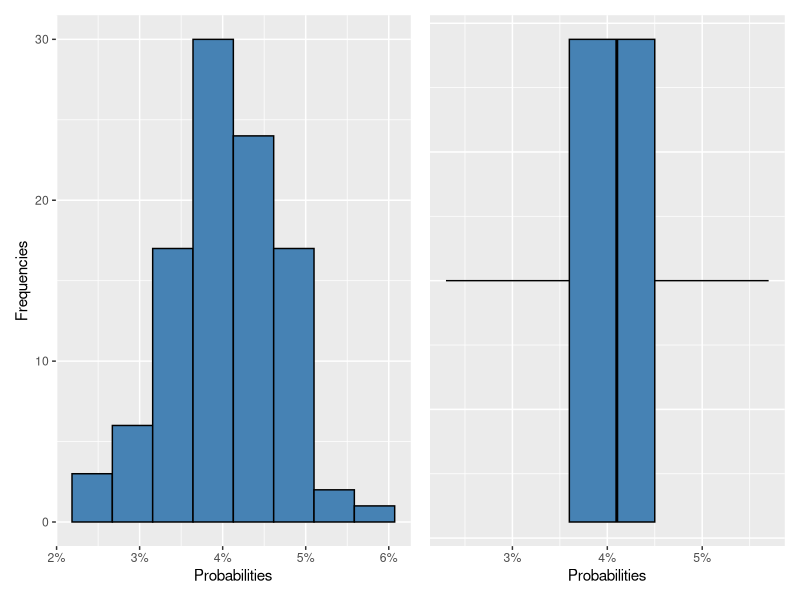

The R script that drew this image: (Note: a time limit stopped this script after it produced the figure.)
## ---- chunk 1
knitr::opts_chunk$set(
  fig.align = "center",
  out.width = "100%",
  tidy = "styler",
  warning = FALSE,
  message = FALSE
)

set.seed(6)
## ---- chunk 2
# number of persons
n_persons <- 8

# create vector of initials
initials <- replicate(
  n = n_persons, # number of replications
  paste0(sample(LETTERS, size = 1), sample(LETTERS, size = 1)) # sample letters
)

# display initials
initials

# are there duplicates?
any(duplicated(initials))
## ---- chunk 3
# number of replications
reps <- 1000

# create and save replications
dat <- replicate(
  n = reps, # number of replications
  replicate(n_persons, paste0(sample(LETTERS, size = 1), sample(LETTERS, size = 1)))
)

# dimensions
dim(dat)

# display first 4 simulated teams
dat[, 1:4]
## ---- chunk 4
# rename rows
rownames(dat) <- paste0("M", 1:n_persons)

# rename columns
colnames(dat) <- paste0("T", 1:reps)

# display first 4 simulated teams
dat[, 1:4]
## ---- chunk 5
# transform to data frame
dat <- as.data.frame(dat)

# save which teams have duplicates
duplicates <- rep(NA, reps) # create empty vector
for (i in 1:reps) { # for loop over i from 1 to 1,000
  duplicates[i] <- any(duplicated(dat[, i])) # save results TRUE/FALSE in duplicates vector
}

# count how many teams have duplicates
sum(duplicates)
## ---- chunk 6
# create and save replications
dat <- replicate(
  n = reps, # number of replications
  replicate(n_persons, paste0(sample(LETTERS, size = 1), sample(LETTERS, size = 1)))
)

# transform to data frame
dat <- as.data.frame(dat)

# save which teams have duplicates
duplicates <- rep(NA, reps) # create empty vector
for (i in 1:reps) { # for loop over i from 1 to 1,000
  duplicates[i] <- any(duplicated(dat[, i])) # save results in the duplicates vector (as TRUE/FALSE)
}

# count how many teams have duplicates
sum(duplicates)
## ---- chunk 7
initials <- function(n_persons, reps = 1000) {
  # simulate data
  dat <- as.data.frame(replicate(
    reps,
    replicate(n_persons, paste0(sample(LETTERS, size = 1), sample(LETTERS, size = 1)))
  ))

  # save which teams have duplicates
  duplicates <- rep(NA, reps)
  for (i in 1:reps) {
    duplicates[i] <- any(duplicated(dat[, i]))
  }

  # proportion of teams with duplicates
  return(mean(duplicates))
}
## ---- chunk 8
# compute and save probabilities
probs <- replicate(100, initials(n_persons = 8))

# display probabilities
probs
## ---- chunk 9
# visualize distribution of the computed probabilities
# build and save plots
library(ggplot2)

p1 <- ggplot(mapping = aes(x = probs)) +
  geom_histogram(color = "black", fill = "steelblue", bins = 8) +
  labs(
    x = "Probabilities",
    y = "Frequencies"
  ) +
  scale_x_continuous(labels = scales::percent) # format x-axis in %

p2 <- ggplot(mapping = aes(x = probs)) +
  geom_boxplot(color = "black", fill = "steelblue") +
  labs(x = "Probabilities") +
  theme(
    axis.text.y = element_blank(),
    axis.ticks.y = element_blank()
  ) +
  scale_x_continuous(labels = scales::percent) # format x-axis in %

# combine plots
library(patchwork)

p1 + p2
## ---- chunk 10
# set lower and upper bounds of number of persons
min_persons <- 2
max_persons <- 100

# create empty vector of probabilities
probs <- rep(NA, length(min_persons:max_persons))

# compute and save probabilities for teams of size 2 to 100
for (i in min_persons:max_persons) {
  probs[i] <- initials(n_persons = i)
}

# display probabilities
probs
## ---- chunk 11
# create data frame with saved probabilities and number of persons
dat_plot_sim <- data.frame(
  n_persons = (min_persons - 1):max_persons,
  prob = probs
)

# display first 6 rows
head(dat_plot_sim)
## ---- chunk 12
# set proba = 1 when n_person = 1
dat_plot_sim[1, 2] <- 0

# display first 6 rows
head(dat_plot_sim)
## ---- chunk 13
# visualize probabilities
ggplot(dat_plot_sim) +
  aes(x = n_persons, y = probs) +
  geom_line(linewidth = 1) +
  labs(
    x = "# of persons in the team",
    y = "Probability",
    title = "What is the probability that at least 2 persons have the same initials?"
  ) +
  scale_y_continuous(labels = scales::percent) # format y-axis in %
## ---- chunk 14
# define function
have_same <- function(s,n) {
  sample_space <- s
  probability <- 1
  for (i in 0:(n - 1)) {
    probability <- probability * (sample_space - i) / sample_space
  }
  1 - probability
}
## ---- chunk 15
# number of possible combinations of two-letter initials
n_initials <- 26^2

# apply function
have_same(n_initials, n_persons)
## ---- chunk 16
# compute and save probabilities for teams between 1 and 100 persons
probs <- vector(length = max_persons)
for(i in 1:max_persons) {
  probs[i] <- have_same(n_initials, i)
}

# create data frame with saved probabilities and number of persons
dat_plot_theory <- data.frame(
  n_persons = (min_persons - 1):max_persons,
  prob = probs
)

# display first 6 rows
head(dat_plot_theory)
## ---- chunk 17
# visualize probabilities
ggplot(dat_plot_theory) +
  aes(x = n_persons, y = probs) +
  geom_line(linewidth = 1) +
  labs(
    x = "# of persons in the team",
    y = "Probability",
    title = "What is the probability that at least 2 persons have the same initials?"
  ) +
  scale_y_continuous(labels = scales::percent) # format y-axis in %
## ---- chunk 18
# combine the two data frames into one
dat_plot_sim$Method <- "Simulations"
dat_plot_theory$Method <- "Theory"
dat_plot_all <- rbind(dat_plot_sim, dat_plot_theory)

# visualize probabilities
ggplot(dat_plot_all) +
  aes(x = n_persons, y = prob, color = Method) +
  geom_line(linewidth = 1) +
  labs(
    x = "# of persons in the team",
    y = "Probability",
    title = "What is the probability that at least 2 persons have the same initials?"
  ) +
  scale_y_continuous(labels = scales::percent) # format y-axis in %
